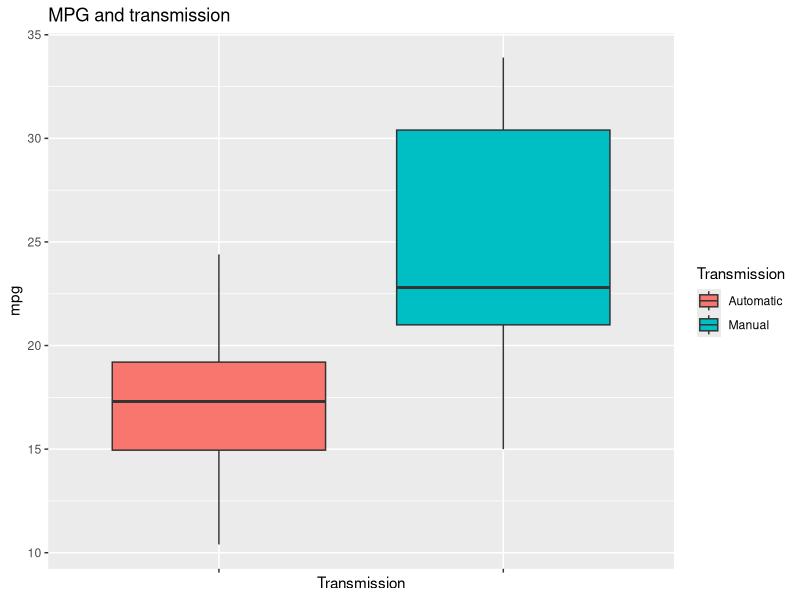
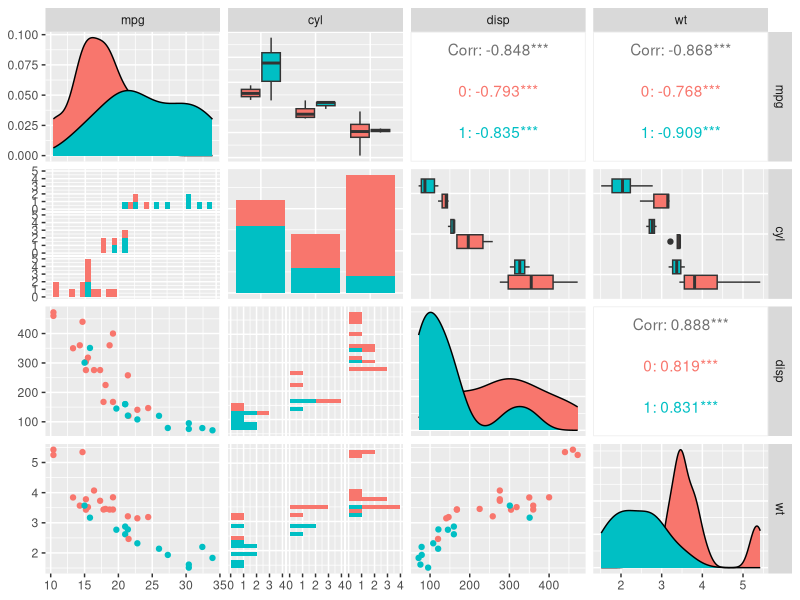
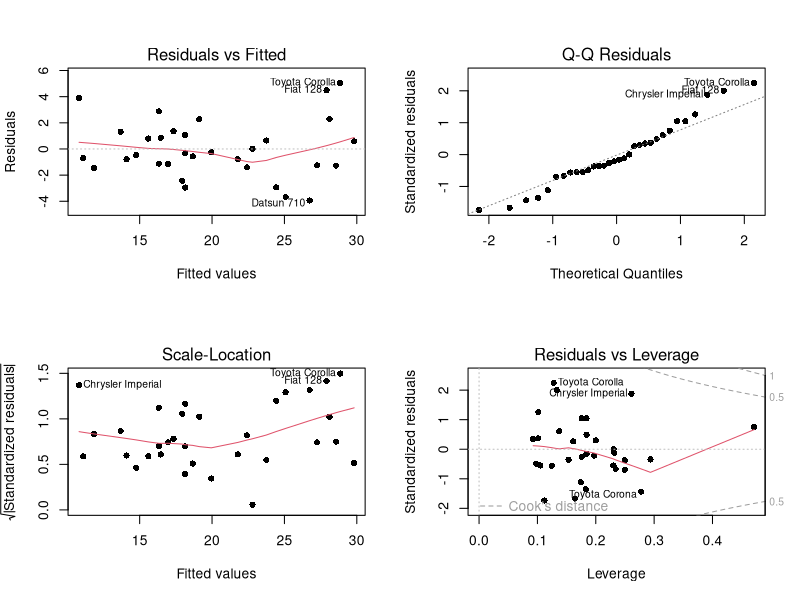

Source code (R) for these figures, in order:
## ---- chunk 1
knitr::opts_chunk$set(echo = TRUE)
## ---- chunk 2
library(ggplot2)
data(mtcars)
dim(mtcars)

mtcars$cyl  <- factor(mtcars$cyl)
mtcars$vs   <- factor(mtcars$vs)
mtcars$gear <- factor(mtcars$gear)
mtcars$carb <- factor(mtcars$carb)
mtcars$am   <- factor(mtcars$am)

## ---- chunk 3

bestVars <- aov(mpg ~ ., data = mtcars)
summary(bestVars)
## ---- chunk 4
cor_wt   <- noquote(paste("Correlation wt to mpg:", round(cor(mtcars$wt, mtcars$mpg),3)))
cor_disp <- noquote(paste("Correlation disp to mpg:", round(cor(mtcars$disp, mtcars$mpg),3)))
## ---- chunk 5
mn_auto <- noquote(paste("Mean MPG for Automatic vehicles:", round(mean(mtcars$mpg[mtcars$am==0]), 3)))
mn_manu <- noquote(paste("Mean MPG for Manual vehicles:", round(mean(mtcars$mpg[mtcars$am==1]), 3)))
## ---- chunk 6
base_mdl  <- lm(mpg ~ am, data = mtcars)
coef(base_mdl)
## ---- chunk 7
full_mdl   <- lm(mpg ~ ., data = mtcars)
best_mdl <- step(full_mdl, direction = "both")

## ---- chunk 8
coef(best_mdl)
## ---- chunk 9
anova(base_mdl, best_mdl)[2,6]
## ---- chunk 10

p <- ggplot(mtcars, aes(x=am, y=mpg, fill = am)) + 
  geom_boxplot() +
  labs(x = "Transmission", title = "MPG and transmission") +
  scale_x_discrete(labels=element_blank()) +
  scale_fill_discrete(name="Transmission", 
                      breaks=c(0,1),
                      labels=c("Automatic","Manual"))
  
p

## ---- chunk 11
library(GGally)
ggpairs(mtcars, mapping = aes(color = am), 
                columns = c("mpg", "cyl", "disp", "wt"),
                  #upper = "blank",
                  #diag = NULL, 
             legends=F) 


## ---- chunk 12
par(mfrow=c(2,2))
plot(best_mdl,pch=16)
